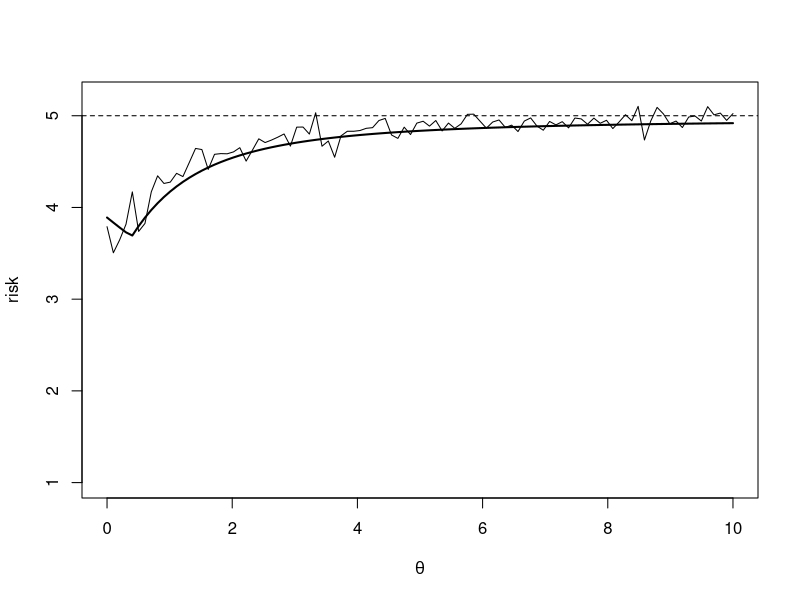
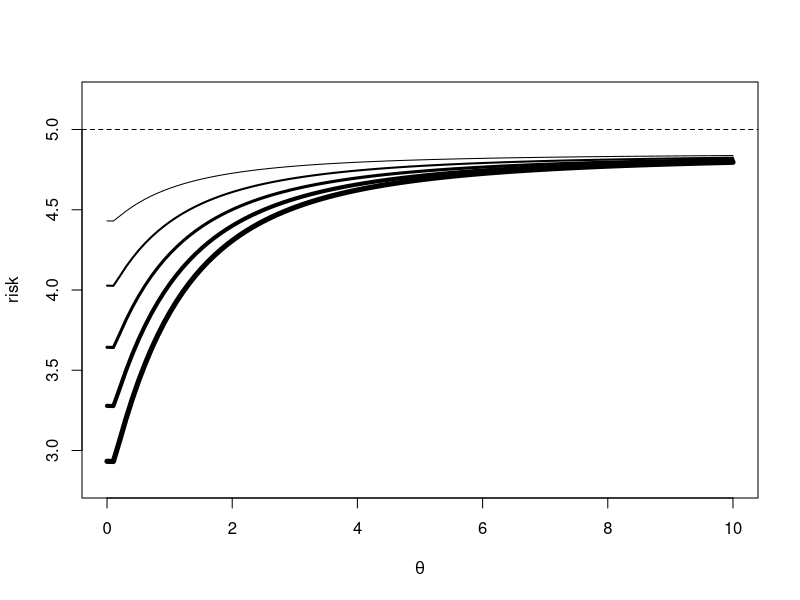

Recreate these plots in R, in order.

# jamesstein.R
set.seed(1)
p <- 5             # how many populations
Iter <- 2000       # sample size
n <- 100           # number of thetas for the grid
theta <- seq(from = 0, to = 10, length.out = n)  # thetas on the grid
a <- 3             # J-S parameter, 0 < a < 2(p-2)
risk <- rep(0, times = n)

# Naive simulation
for (i in seq.int(n)){
  x <- matrix(rnorm(p*Iter, mean = theta[i]), nrow = p)
  nx <- colSums(x^2)
  js1 <- max(c(0, 1 - a/nx)) * x[1, ]
  js2 <- max(c(0, 1 - a/nx)) * x[2, ]
  js3 <- max(c(0, 1 - a/nx)) * x[3, ]
  js4 <- max(c(0, 1 - a/nx)) * x[4, ]
  js5 <- max(c(0, 1 - a/nx)) * x[5, ]
  risk[i] <- mean((js1 - theta[i])^2 + (js1 - theta[i])^2 + 
                  (js3 - theta[i])^2 + (js4 - theta[i])^2 + 
                  (js5 - theta[i])^2)
}

# Instead use the same sequence of variates
risk2 <- rep(0, times = n)
xstay <- matrix(rnorm(p*Iter), nrow = p)  # generate one set of data

for (i in seq.int(n)){
  x <- xstay + theta[i]
  nx <- colSums(x^2)
  js1 <- max(c(0, 1 - a/nx)) * x[1, ]
  js2 <- max(c(0, 1 - a/nx)) * x[2, ]
  js3 <- max(c(0, 1 - a/nx)) * x[3, ]
  js4 <- max(c(0, 1 - a/nx)) * x[4, ]
  js5 <- max(c(0, 1 - a/nx)) * x[5, ]
  risk2[i] <- mean((js1 - theta[i])^2 + (js1 - theta[i])^2 + 
                   (js3 - theta[i])^2 + (js4 - theta[i])^2 + 
                   (js5 - theta[i])^2)
}

# Now evaluate for different choices of a
a <- 1:5
risk3 <- matrix(rep(0, times = n*length(a)), nrow  = length(a))
th <- matrix(rnorm(p*Iter), nrow = p)

for (k in seq_along(a)){
  for (i in seq.int(n)){
    x <- th + theta[i]
    nx <- colSums(x^2)
    js1 <- max(c(0, 1 - a[k]/nx)) * x[1, ]
    js2 <- max(c(0, 1 - a[k]/nx)) * x[2, ]
    js3 <- max(c(0, 1 - a[k]/nx)) * x[3, ]
    js4 <- max(c(0, 1 - a[k]/nx)) * x[4, ]
    js5 <- max(c(0, 1 - a[k]/nx)) * x[5, ]
    risk3[k, i] <- mean((js1 - theta[i])^2 + (js1 - theta[i])^2 + 
                        (js3 - theta[i])^2 + (js4 - theta[i])^2 + 
                        (js5 - theta[i])^2)
  }
}

pdf(file="img/jamesstein.pdf")
plot(theta, risk, xlab = expression(theta), ylab = "risk", ylim = c(1,5.2), type = "l")
lines(theta, risk2, lwd = 2)
abline(h = 5, lty = 2)

dev.off()

pdf(file="img/jamesstein2.pdf")
plot(theta, risk3[1, ], xlab = expression(theta), ylab = "risk", ylim = c(2.8,5.2), type = "l")
abline(h = 5, lty = 2)
for (k in 2:5){print(lines(theta, risk3[k, ], lwd = k))}

dev.off()
